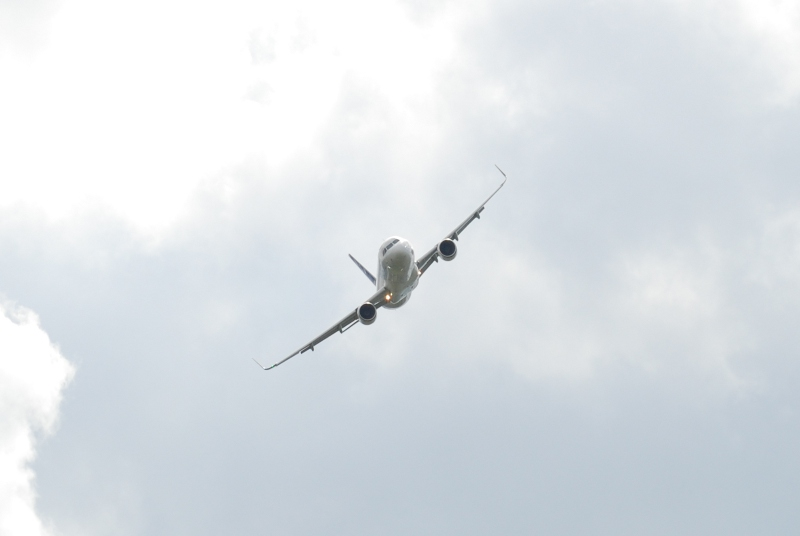
#> input picture KCK/lab4/photos/samolot02.jpg, 800 x 536 px; its folder holds 4 pictures in this run
$ python edges.py
#> lines starting #> are read from the running program, lines starting #| are printed output that depends on the picture; after the words box and inside, x2 and y2 are one past the last pixel; in counts of white or black regions, pixels touching at a corner belong together
import cv2
import numpy as np
import imutils
import matplotlib.pyplot as plt
import random


def main():
    plt.ion()

    picks = [2, 17, 19, 7, 1, 5, 4, 10, 12, 11, 18, 0, 3, 6, 9, 8, 14, 16]
    filenames = list()
    for pick in picks:
        filename = ''
        if pick < 10:
            filename = f'photos/samolot0{pick}.jpg'
        else:
            filename = f'photos/samolot{pick}.jpg'
        filenames.append(filename)

    for image in filenames:
        img = cv2.imread(image)
#> img is the input picture: shape (536, 800, 3); mean B, G, R 230.5, 225.9, 220.1
        img = imutils.resize(img, height=400)
#> img: shape (400, 597, 3)
        og_img = img.copy()
        gray = cv2.cvtColor(img.copy(), cv2.COLOR_RGB2GRAY)
        gray = cv2.GaussianBlur(gray, (5, 5), cv2.BORDER_WRAP)
        img = cv2.Canny(gray, 75, 100)
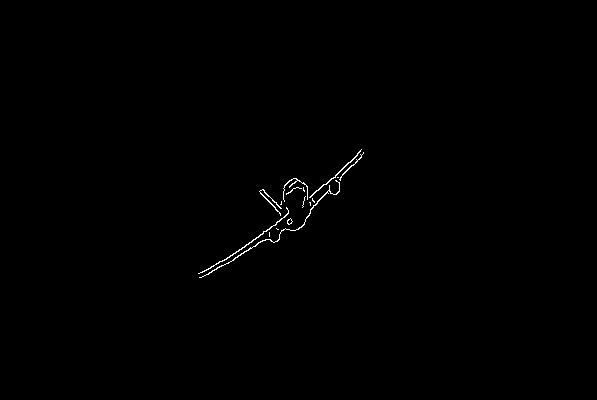
#> img: shape (400, 597); 0.33% white in thin lines or dots, all inside (x1, y1, x2, y2) = (198, 149, 364, 278)
        threshold = cv2.adaptiveThreshold(gray, 255, cv2.ADAPTIVE_THRESH_GAUSSIAN_C, cv2.THRESH_BINARY_INV, 5, 3)
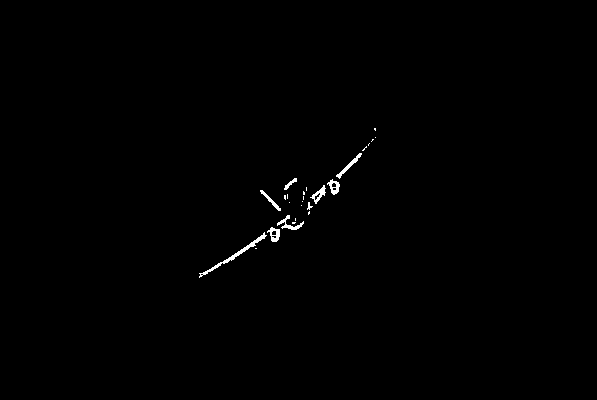
#> threshold: shape (400, 597); 0.45% white; 26 white regions (17 under 20 px), largest, box (x1, y1, x2, y2) and area: (199, 232, 267, 278) 266, (277, 215, 304, 230) 127, (336, 153, 362, 179) 122
        threshold = cv2.dilate(threshold, None, iterations=8)
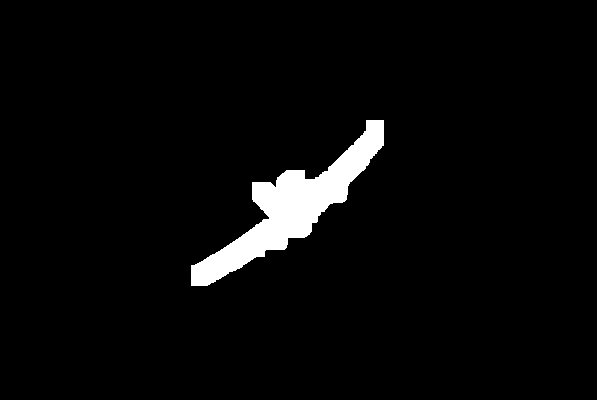
#> threshold: shape (400, 597); 3.6% white; 1 white region
        contours = cv2.findContours(threshold, cv2.RETR_EXTERNAL, cv2.CHAIN_APPROX_SIMPLE)[0]
#> contours = 1 contour; box (x1, y1, x2, y2) and area: (191, 120, 384, 286) 8208
        for x in contours:
            color = (random.randint(0, 255), random.randint(0, 255), random.randint(0, 255))
            cv2.drawContours(og_img, [x], -1, color, 2)
#> this loop made 1 pass
#> color on pass 1: (197, 215, 20)
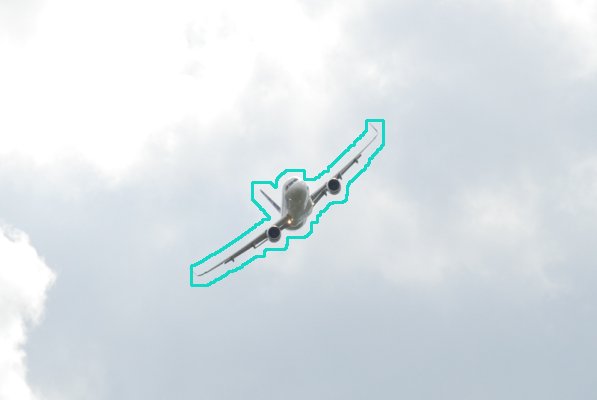
#> og_img: shape (400, 597, 3); mean B, G, R 230.2, 225.8, 218.3

        plt.imshow(og_img)
        plt.show()
        _ = input('Press enter')
        plt.close()


if __name__ == '__main__':
#> (the run stopped early here; a loop or call above may not have finished)
